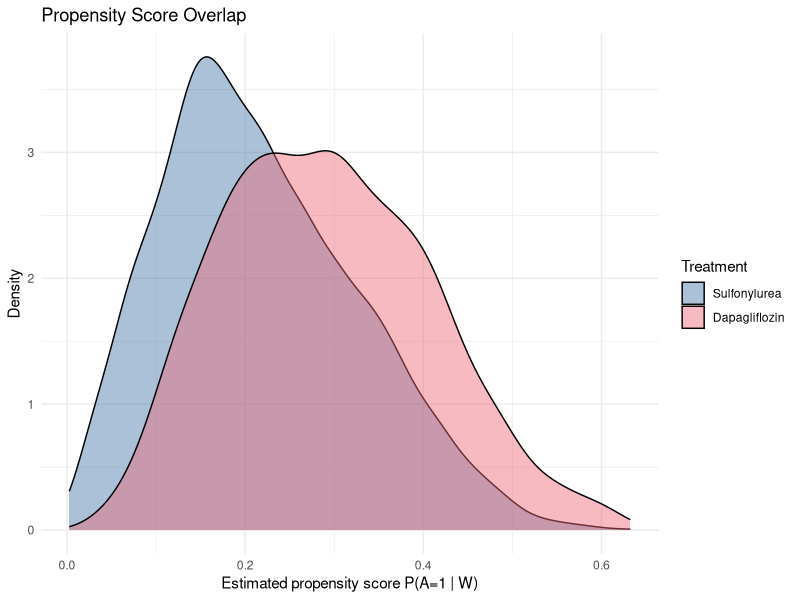
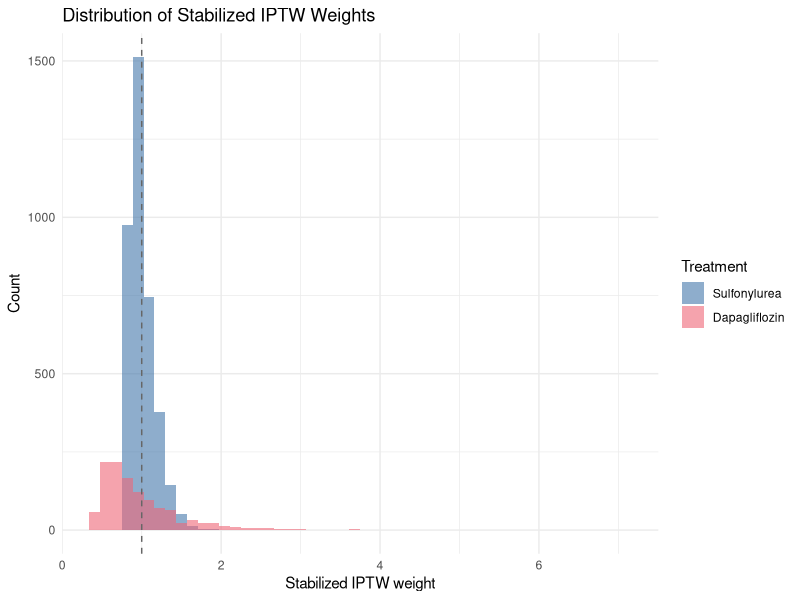
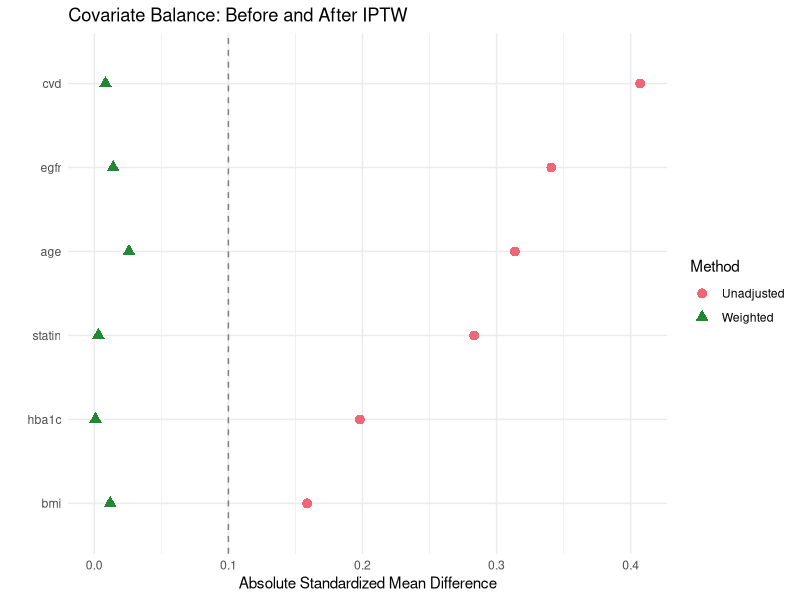
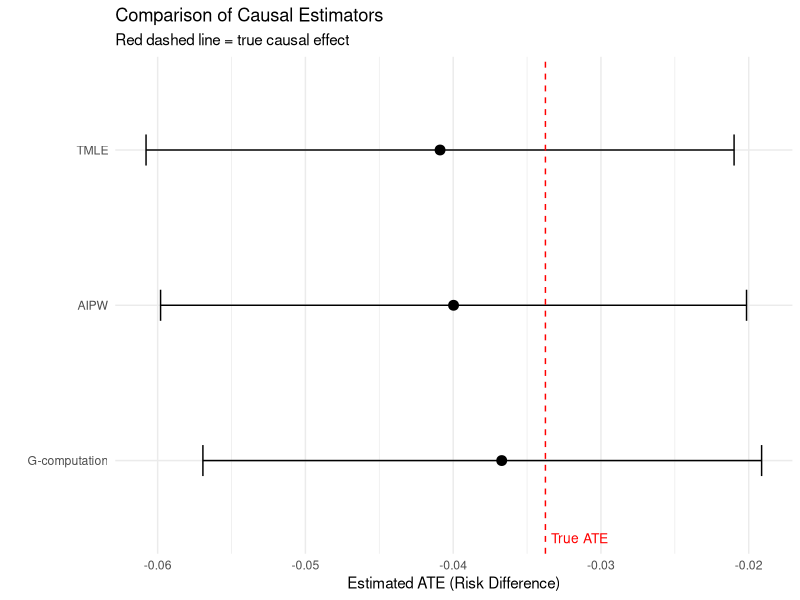
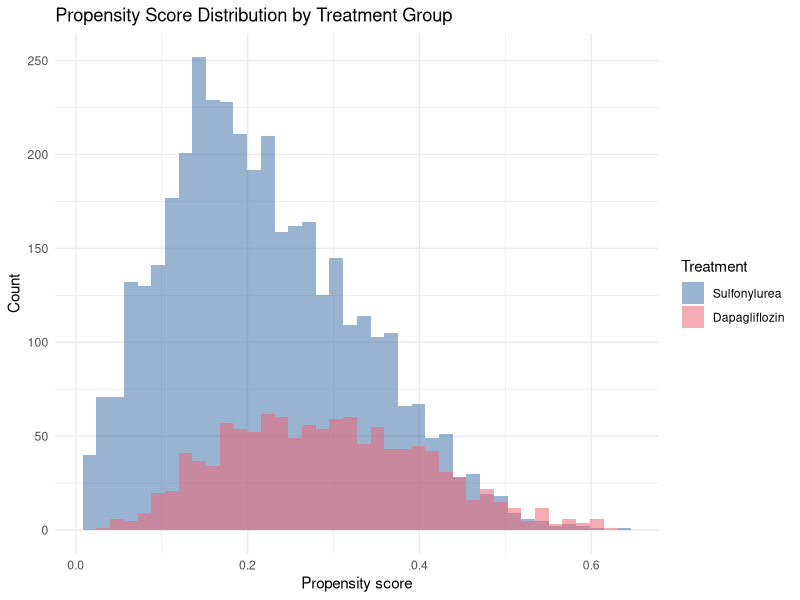
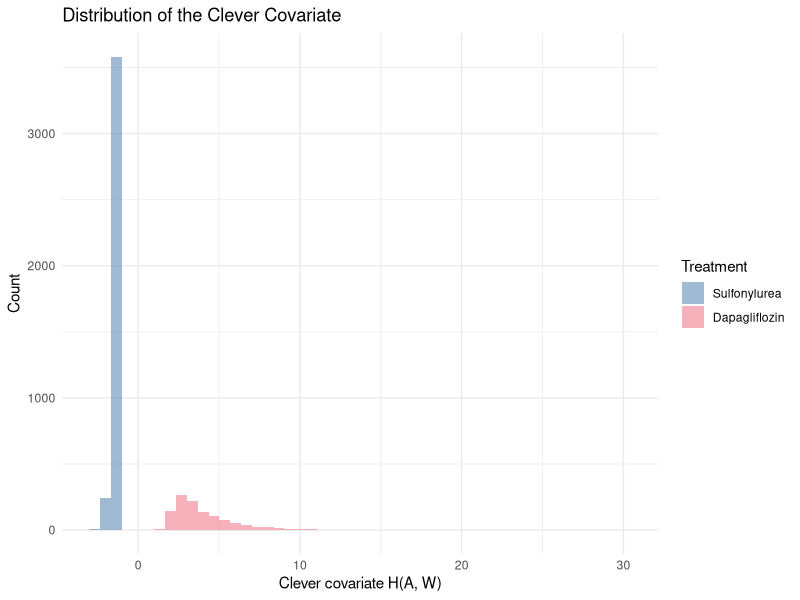
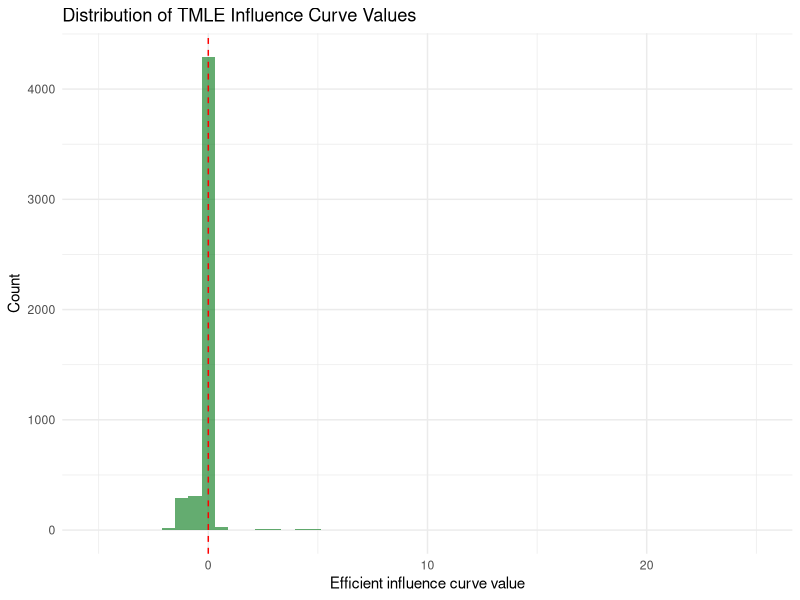

Write R code to recreate these figures, in order.
## ---- chunk 1
#| include: false
knitr::opts_chunk$set(
  collapse = TRUE,
  comment = "#>",
  fig.width = 7,
  fig.height = 4,
  fig.align = "center",
  message = FALSE,
  warning = FALSE
)
## ---- chunk 2
library(tidyverse)

set.seed(2026)
n <- 5000

# --- Baseline confounders ---
age    <- rnorm(n, mean = 62, sd = 10)
bmi    <- rnorm(n, mean = 31, sd = 5)
hba1c  <- rnorm(n, mean = 8.2, sd = 1.3)
# Prior CVD: more likely with age and high BMI
cvd    <- rbinom(n, 1, plogis(-3.5 + 0.04 * age + 0.03 * bmi))
# eGFR: lower with age, higher with lower BMI
egfr   <- pmax(15, rnorm(n, mean = 95 - 0.5 * (age - 60) - 0.3 * bmi, sd = 15))
# Statin use: more likely with CVD and age
statin <- rbinom(n, 1, plogis(-1.5 + 1.8 * cvd + 0.02 * age))

# --- Treatment model (propensity score) ---
# Dapagliflozin is preferentially prescribed to:
# - younger patients, higher eGFR (renal eligibility), higher BMI, lower HbA1c
# Includes nonlinear terms and interactions
lp_trt <- -0.8 +
  -0.03 * (age - 62) +
  0.04 * (bmi - 31) +
  -0.15 * (hba1c - 8.2) +
  -0.6 * cvd +
  0.02 * (egfr - 80) +
  -0.3 * statin +
  0.01 * (age - 62) * cvd +         # interaction
  -0.002 * (age - 62)^2             # nonlinear age effect

A <- rbinom(n, 1, plogis(lp_trt))

# --- Outcome model ---
# MACE risk depends on treatment, confounders, with nonlinearities
# True treatment effect: dapagliflozin REDUCES MACE risk (protective)
lp_out <- -3.2 +
  -0.40 * A +                       # true causal effect (protective)
  0.04 * (age - 62) +
  0.02 * (bmi - 31) +
  0.10 * (hba1c - 8.2) +
  1.00 * cvd +
  -0.01 * (egfr - 80) +
  0.30 * statin +
  0.015 * (age - 62) * cvd +        # interaction
  0.0008 * (age - 62)^2 +           # nonlinear age effect
  -0.10 * A * cvd                   # treatment-confounder interaction

Y <- rbinom(n, 1, plogis(lp_out))

dat <- tibble(age, bmi, hba1c, cvd, egfr, statin, A, Y)
## ---- chunk 3
# True potential outcomes from the structural model
p1_true <- plogis(-3.2 + -0.40 * 1 + 0.04 * (age - 62) + 0.02 * (bmi - 31) +
                    0.10 * (hba1c - 8.2) + 1.00 * cvd + -0.01 * (egfr - 80) +
                    0.30 * statin + 0.015 * (age - 62) * cvd +
                    0.0008 * (age - 62)^2 + -0.10 * 1 * cvd)

p0_true <- plogis(-3.2 + -0.40 * 0 + 0.04 * (age - 62) + 0.02 * (bmi - 31) +
                    0.10 * (hba1c - 8.2) + 1.00 * cvd + -0.01 * (egfr - 80) +
                    0.30 * statin + 0.015 * (age - 62) * cvd +
                    0.0008 * (age - 62)^2 + -0.10 * 0 * cvd)

true_ate <- mean(p1_true - p0_true)
cat("True ATE (risk difference):", round(true_ate, 4), "\n")
cat("True risk under dapagliflozin:", round(mean(p1_true), 4), "\n")
cat("True risk under sulfonylurea: ", round(mean(p0_true), 4), "\n")
## ---- chunk 4
dat %>%
  group_by(A) %>%
  summarise(
    n          = n(),
    mean_age   = mean(age),
    mean_bmi   = mean(bmi),
    mean_hba1c = mean(hba1c),
    pct_cvd    = mean(cvd),
    mean_egfr  = mean(egfr),
    pct_statin = mean(statin),
    mace_rate  = mean(Y),
    .groups = "drop"
  )
## ---- chunk 5
# Unadjusted risk difference
risk_A1 <- mean(dat$Y[dat$A == 1])
risk_A0 <- mean(dat$Y[dat$A == 0])
naive_rd <- risk_A1 - risk_A0

cat("Naive risk (dapagliflozin):", round(risk_A1, 4), "\n")
cat("Naive risk (sulfonylurea): ", round(risk_A0, 4), "\n")
cat("Naive risk difference:     ", round(naive_rd, 4), "\n")
cat("True ATE:                  ", round(true_ate, 4), "\n")
## ---- chunk 6
# Unadjusted logistic regression
naive_mod <- glm(Y ~ A, family = binomial, data = dat)
summary(naive_mod)
## ---- chunk 7
# Parametric outcome model (logistic regression)
# We include main effects and key interactions
q_mod <- glm(Y ~ A + age + bmi + hba1c + cvd + egfr + statin +
               A:cvd + I(age^2),
             family = binomial, data = dat)
## ---- chunk 8
# Create counterfactual datasets
dat1 <- dat %>% mutate(A = 1)
dat0 <- dat %>% mutate(A = 0)

# Predict potential outcomes for each individual
Q1 <- predict(q_mod, newdata = dat1, type = "response")
Q0 <- predict(q_mod, newdata = dat0, type = "response")
## ---- chunk 9
gcomp_risk1 <- mean(Q1)
gcomp_risk0 <- mean(Q0)
gcomp_ate   <- gcomp_risk1 - gcomp_risk0

cat("G-comp risk (dapagliflozin):", round(gcomp_risk1, 4), "\n")
cat("G-comp risk (sulfonylurea): ", round(gcomp_risk0, 4), "\n")
cat("G-comp ATE:                 ", round(gcomp_ate, 4), "\n")
cat("True ATE:                   ", round(true_ate, 4), "\n")
## ---- chunk 10
set.seed(42)
n_boot <- 500
boot_ate <- numeric(n_boot)

for (b in 1:n_boot) {
  idx <- sample(1:n, n, replace = TRUE)
  dat_b <- dat[idx, ]
  mod_b <- glm(Y ~ A + age + bmi + hba1c + cvd + egfr + statin +
                  A:cvd + I(age^2),
                family = binomial, data = dat_b)
  Q1_b <- predict(mod_b, newdata = dat_b %>% mutate(A = 1), type = "response")
  Q0_b <- predict(mod_b, newdata = dat_b %>% mutate(A = 0), type = "response")
  boot_ate[b] <- mean(Q1_b - Q0_b)
}

gcomp_se <- sd(boot_ate)
gcomp_ci <- quantile(boot_ate, c(0.025, 0.975))

cat("G-comp ATE:", round(gcomp_ate, 4),
    " SE:", round(gcomp_se, 4),
    " 95% CI: [", round(gcomp_ci[1], 4), ",", round(gcomp_ci[2], 4), "]\n")
## ---- chunk 11
# Propensity score model
g_mod <- glm(A ~ age + bmi + hba1c + cvd + egfr + statin +
               I(age^2) + age:cvd,
             family = binomial, data = dat)

dat <- dat %>%
  mutate(ps = predict(g_mod, type = "response"))

# Summary of propensity scores
summary(dat$ps)
## ---- chunk 12
ggplot(dat, aes(x = ps, fill = factor(A, labels = c("Sulfonylurea", "Dapagliflozin")))) +
  geom_density(alpha = 0.45) +
  labs(
    x = "Estimated propensity score P(A=1 | W)",
    y = "Density",
    fill = "Treatment",
    title = "Propensity Score Overlap"
  ) +
  theme_minimal() +
  scale_fill_manual(values = c("#4477AA", "#EE6677"))
## ---- chunk 13
# Marginal treatment probability
p_A <- mean(dat$A)

dat <- dat %>%
  mutate(
    # Unstabilized weights
    w_unstab = ifelse(A == 1, 1 / ps, 1 / (1 - ps)),
    # Stabilized weights
    sw = ifelse(A == 1, p_A / ps, (1 - p_A) / (1 - ps))
  )
## ---- chunk 14
# Weight diagnostics
dat %>%
  group_by(A) %>%
  summarise(
    min_w  = min(sw),
    p01_w  = quantile(sw, 0.01),
    median = median(sw),
    p99_w  = quantile(sw, 0.99),
    max_w  = max(sw),
    mean_w = mean(sw),
    sd_w   = sd(sw),
    .groups = "drop"
  )
## ---- chunk 15
# Weight distribution plot
ggplot(dat, aes(x = sw, fill = factor(A, labels = c("Sulfonylurea", "Dapagliflozin")))) +
  geom_histogram(bins = 50, alpha = 0.6, position = "identity") +
  labs(
    x = "Stabilized IPTW weight",
    y = "Count",
    fill = "Treatment",
    title = "Distribution of Stabilized IPTW Weights"
  ) +
  theme_minimal() +
  scale_fill_manual(values = c("#4477AA", "#EE6677")) +
  geom_vline(xintercept = 1, linetype = "dashed", color = "grey40")
## ---- chunk 16
# Standardized mean differences: unweighted vs weighted
compute_smd <- function(data, var, trt, weights = NULL) {
  if (is.null(weights)) weights <- rep(1, nrow(data))
  d1 <- data[[var]][data[[trt]] == 1]
  d0 <- data[[var]][data[[trt]] == 0]
  w1 <- weights[data[[trt]] == 1]
  w0 <- weights[data[[trt]] == 0]
  m1 <- weighted.mean(d1, w1)
  m0 <- weighted.mean(d0, w0)
  s1 <- sqrt(sum(w1 * (d1 - m1)^2) / sum(w1))
  s0 <- sqrt(sum(w0 * (d0 - m0)^2) / sum(w0))
  pooled_sd <- sqrt((s1^2 + s0^2) / 2)
  (m1 - m0) / pooled_sd
}

covariates <- c("age", "bmi", "hba1c", "cvd", "egfr", "statin")

smd_raw <- sapply(covariates, function(v) compute_smd(dat, v, "A"))
smd_wt  <- sapply(covariates, function(v) compute_smd(dat, v, "A", dat$sw))

smd_df <- tibble(
  variable = covariates,
  Unadjusted = abs(smd_raw),
  Weighted   = abs(smd_wt)
) %>%
  pivot_longer(-variable, names_to = "Method", values_to = "SMD")

ggplot(smd_df, aes(x = SMD, y = reorder(variable, SMD), color = Method, shape = Method)) +
  geom_point(size = 3) +
  geom_vline(xintercept = 0.1, linetype = "dashed", color = "grey50") +
  labs(
    x = "Absolute Standardized Mean Difference",
    y = "",
    title = "Covariate Balance: Before and After IPTW"
  ) +
  theme_minimal() +
  scale_color_manual(values = c("#EE6677", "#228833"))
## ---- chunk 17
# Hajek (ratio) estimator with stabilized weights
risk1_iptw <- with(dat, sum(sw * Y * (A == 1)) / sum(sw * (A == 1)))
risk0_iptw <- with(dat, sum(sw * Y * (A == 0)) / sum(sw * (A == 0)))
iptw_ate   <- risk1_iptw - risk0_iptw

cat("IPTW risk (dapagliflozin):", round(risk1_iptw, 4), "\n")
cat("IPTW risk (sulfonylurea): ", round(risk0_iptw, 4), "\n")
cat("IPTW ATE:                 ", round(iptw_ate, 4), "\n")
cat("True ATE:                 ", round(true_ate, 4), "\n")
## ---- chunk 18
# Truncate at 1st and 99th percentiles
trunc_lower <- quantile(dat$sw, 0.01)
trunc_upper <- quantile(dat$sw, 0.99)

dat <- dat %>%
  mutate(sw_trunc = pmin(pmax(sw, trunc_lower), trunc_upper))

risk1_trunc <- with(dat, sum(sw_trunc * Y * (A == 1)) / sum(sw_trunc * (A == 1)))
risk0_trunc <- with(dat, sum(sw_trunc * Y * (A == 0)) / sum(sw_trunc * (A == 0)))
iptw_ate_trunc <- risk1_trunc - risk0_trunc

cat("IPTW ATE (truncated weights):", round(iptw_ate_trunc, 4), "\n")
## ---- chunk 19
# Using models from previous steps:
# Q1, Q0 = predicted outcomes from g-computation
# ps     = propensity scores from IPTW

# AIPW components
mu1_aipw <- with(dat, mean(
  Q1 + A * (Y - Q1) / ps
))
mu0_aipw <- with(dat, mean(
  Q0 + (1 - A) * (Y - Q0) / (1 - ps)
))
aipw_ate <- mu1_aipw - mu0_aipw

cat("AIPW risk (dapagliflozin):", round(mu1_aipw, 4), "\n")
cat("AIPW risk (sulfonylurea): ", round(mu0_aipw, 4), "\n")
cat("AIPW ATE:                 ", round(aipw_ate, 4), "\n")
cat("True ATE:                 ", round(true_ate, 4), "\n")
## ---- chunk 20
# Efficient influence curve for ATE
eic <- with(dat,
  (A / ps) * (Y - Q1) + Q1 - mu1_aipw -
  ((1 - A) / (1 - ps)) * (Y - Q0) - Q0 + mu0_aipw
)

aipw_se <- sqrt(var(eic) / n)
aipw_ci <- aipw_ate + c(-1.96, 1.96) * aipw_se

cat("AIPW ATE:", round(aipw_ate, 4),
    " SE:", round(aipw_se, 4),
    " 95% CI: [", round(aipw_ci[1], 4), ",", round(aipw_ci[2], 4), "]\n")
## ---- chunk 21
# Same as g-computation — fit E[Y | A, W]
q_init <- glm(Y ~ A + age + bmi + hba1c + cvd + egfr + statin +
                A:cvd + I(age^2),
              family = binomial, data = dat)

# Initial predictions
Q1_init <- predict(q_init, newdata = dat %>% mutate(A = 1), type = "response")
Q0_init <- predict(q_init, newdata = dat %>% mutate(A = 0), type = "response")
QA_init <- predict(q_init, type = "response")  # predictions at observed A
## ---- chunk 22
# Same model as IPTW
g_fit <- glm(A ~ age + bmi + hba1c + cvd + egfr + statin +
               I(age^2) + age:cvd,
             family = binomial, data = dat)

ps_tmle <- predict(g_fit, type = "response")

# Bound propensity scores away from 0 and 1 for stability
ps_tmle <- pmax(0.01, pmin(0.99, ps_tmle))
## ---- chunk 23
# Clever covariate for each observation at their OBSERVED treatment
H_A <- dat$A / ps_tmle - (1 - dat$A) / (1 - ps_tmle)

# Clever covariate under A=1 and A=0 (for prediction)
H_1 <- 1 / ps_tmle
H_0 <- -1 / (1 - ps_tmle)
## ---- chunk 24
logit <- function(p) log(p / (1 - p))

# Fluctuation model: logit(Y) ~ offset(logit(Q_init)) + H
fluc <- glm(Y ~ -1 + offset(logit(QA_init)) + H_A,
            family = binomial, data = dat)

epsilon <- coef(fluc)
cat("Epsilon (fluctuation parameter):", round(epsilon, 5), "\n")
## ---- chunk 25
# Apply the fluctuation to counterfactual predictions
Q1_star <- plogis(logit(Q1_init) + epsilon * H_1)
Q0_star <- plogis(logit(Q0_init) + epsilon * H_0)
## ---- chunk 26
tmle_risk1 <- mean(Q1_star)
tmle_risk0 <- mean(Q0_star)
tmle_ate   <- tmle_risk1 - tmle_risk0

cat("TMLE risk (dapagliflozin):", round(tmle_risk1, 4), "\n")
cat("TMLE risk (sulfonylurea): ", round(tmle_risk0, 4), "\n")
cat("TMLE ATE:                 ", round(tmle_ate, 4), "\n")
cat("True ATE:                 ", round(true_ate, 4), "\n")
## ---- chunk 27
# EIC evaluated at the TMLE estimates
eic_tmle <- with(dat,
  (A / ps_tmle) * (Y - Q1_star) + Q1_star - tmle_risk1 -
  ((1 - A) / (1 - ps_tmle)) * (Y - Q0_star) - Q0_star + tmle_risk0
)

tmle_se <- sqrt(var(eic_tmle) / n)
tmle_ci <- tmle_ate + c(-1.96, 1.96) * tmle_se

cat("TMLE ATE:", round(tmle_ate, 4),
    " SE:", round(tmle_se, 4),
    " 95% CI: [", round(tmle_ci[1], 4), ",", round(tmle_ci[2], 4), "]\n")
## ---- chunk 28
cat("Mean of EIC:", round(mean(eic_tmle), 8), "\n")
cat("(Should be very close to zero)\n")
## ---- chunk 29
results <- tibble(
  Method  = c("Naive", "G-computation", "IPTW", "IPTW (truncated)", "AIPW", "TMLE"),
  ATE     = c(naive_rd, gcomp_ate, iptw_ate, iptw_ate_trunc, aipw_ate, tmle_ate),
  SE      = c(NA, gcomp_se, NA, NA, aipw_se, tmle_se),
  CI_low  = c(NA, gcomp_ci[1], NA, NA, aipw_ci[1], tmle_ci[1]),
  CI_high = c(NA, gcomp_ci[2], NA, NA, aipw_ci[2], tmle_ci[2])
)

results %>%
  mutate(across(where(is.numeric), ~round(., 4)))
## ---- chunk 30
# Visualize the comparison
plot_df <- results %>%
  filter(!is.na(SE)) %>%
  mutate(Method = factor(Method, levels = c("G-computation", "AIPW", "TMLE")))

ggplot(plot_df, aes(x = ATE, y = Method)) +
  geom_point(size = 3) +
  geom_errorbarh(aes(xmin = CI_low, xmax = CI_high), height = 0.2) +
  geom_vline(xintercept = true_ate, linetype = "dashed", color = "red") +
  annotate("text", x = true_ate, y = 0.5, label = "True ATE",
           hjust = -0.1, color = "red", size = 3.5) +
  labs(
    x = "Estimated ATE (Risk Difference)",
    y = "",
    title = "Comparison of Causal Estimators",
    subtitle = "Red dashed line = true causal effect"
  ) +
  theme_minimal()
## ---- chunk 31
ggplot(dat, aes(x = ps_tmle, fill = factor(A, labels = c("Sulfonylurea", "Dapagliflozin")))) +
  geom_histogram(bins = 40, alpha = 0.55, position = "identity") +
  labs(
    x = "Propensity score",
    y = "Count",
    fill = "Treatment",
    title = "Propensity Score Distribution by Treatment Group"
  ) +
  theme_minimal() +
  scale_fill_manual(values = c("#4477AA", "#EE6677"))
## ---- chunk 32
cat("--- Unstabilized weight summary ---\n")
summary(dat$w_unstab)
cat("\n--- Stabilized weight summary ---\n")
summary(dat$sw)
cat("\nProportion of stabilized weights > 5:", mean(dat$sw > 5), "\n")
cat("Proportion of stabilized weights > 10:", mean(dat$sw > 10), "\n")
## ---- chunk 33
clever_cov_df <- tibble(
  H = H_A,
  treatment = factor(dat$A, labels = c("Sulfonylurea", "Dapagliflozin"))
)

ggplot(clever_cov_df, aes(x = H, fill = treatment)) +
  geom_histogram(bins = 50, alpha = 0.5, position = "identity") +
  labs(
    x = "Clever covariate H(A, W)",
    y = "Count",
    fill = "Treatment",
    title = "Distribution of the Clever Covariate"
  ) +
  theme_minimal() +
  scale_fill_manual(values = c("#4477AA", "#EE6677"))
## ---- chunk 34
eic_df <- tibble(eic = eic_tmle)

ggplot(eic_df, aes(x = eic)) +
  geom_histogram(bins = 50, fill = "#228833", alpha = 0.7) +
  geom_vline(xintercept = 0, linetype = "dashed", color = "red") +
  labs(
    x = "Efficient influence curve value",
    y = "Count",
    title = "Distribution of TMLE Influence Curve Values"
  ) +
  theme_minimal()

cat("EIC summary:\n")
summary(eic_tmle)
cat("EIC mean:", round(mean(eic_tmle), 6), "\n")
## ---- chunk 35
cat("--- Predicted outcome range (initial model) ---\n")
cat("Q1 range:", round(range(Q1_init), 4), "\n")
cat("Q0 range:", round(range(Q0_init), 4), "\n")
cat("\n--- Predicted outcome range (after targeting) ---\n")
cat("Q1* range:", round(range(Q1_star), 4), "\n")
cat("Q0* range:", round(range(Q0_star), 4), "\n")
## ---- chunk 36
sessionInfo()
